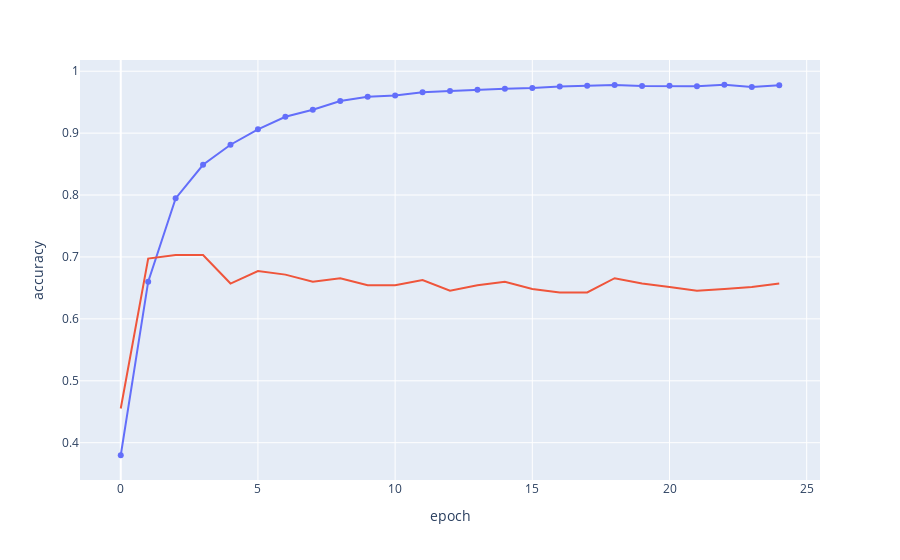

The code cell stored with this chart in its notebook:
### Markdown cell above
---
### ** >>> Exercise 6 (Take home): **  

Plot the Training and Validation Accuracy and Loss (different plots), just like the images below (Note: the pictures below are an example from a different model). How to interpret the graphs you got? How are they related to the concept of overfitting/underfitting covered in class?
<table><tr>
    <td><img src="pics/pic3.png" style="width: 300px;"/> </td>
    <td><img src="pics/pic4.png" style="width: 300px;"/> </td>
</tr></table>

### Code cell
# Answer here
import plotly.express as px

fig = px.line(training_log, x=training_log.epoch, y=training_log.accuracy, markers=True)
fig.add_scatter(x=training_log.epoch, y=training_log.val_accuracy, mode='lines',showlegend =False)
fig.show()

### Figure 1 — Plotly figure (JSON) as saved in the notebook; plotly's stock layout.template omitted (floating-point values rounded to 4 significant figures)
{"data": [{"hovertemplate": "epoch=%{x}<br>accuracy=%{y}<extra></extra>", "legendgroup": "", "line": {"color": "#636efa", "dash": "solid"}, "marker": {"symbol": "circle"}, "mode": "markers+lines", "name": "", "orientation": "v", "showlegend": false, "type": "scatter", "x": [0, 1, 2, 3, 4, 5, 6, 7, 8, 9, 10, 11, 12, 13, 14, 15, 16, 17, 18, 19, 20, 21, 22, 23, 24], "xaxis": "x", "y": [0.3797, 0.6601, 0.7946, 0.8489, 0.8813, 0.9062, 0.9264, 0.9377, 0.9518, 0.9588, 0.9607, 0.966, 0.9679, 0.9701, 0.9718, 0.9729, 0.9754, 0.9765, 0.9779, 0.9762, 0.9765, 0.9756, 0.9781, 0.9745, 0.9773], "yaxis": "y"}, {"mode": "lines", "showlegend": false, "type": "scatter", "x": [0, 1, 2, 3, 4, 5, 6, 7, 8, 9, 10, 11, 12, 13, 14, 15, 16, 17, 18, 19, 20, 21, 22, 23, 24], "y": [0.4553, 0.6974, 0.7032, 0.7032, 0.6571, 0.6772, 0.6715, 0.6599, 0.6657, 0.6542, 0.6542, 0.6628, 0.6455, 0.6542, 0.6599, 0.6484, 0.6427, 0.6427, 0.6657, 0.6571, 0.6513, 0.6455, 0.6484, 0.6513, 0.6571]}], "layout": {"legend": {"tracegroupgap": 0}, "margin": {"t": 60}, "xaxis": {"anchor": "y", "domain": [0, 1], "title": {"text": "epoch"}}, "yaxis": {"anchor": "x", "domain": [0, 1], "title": {"text": "accuracy"}}}}
